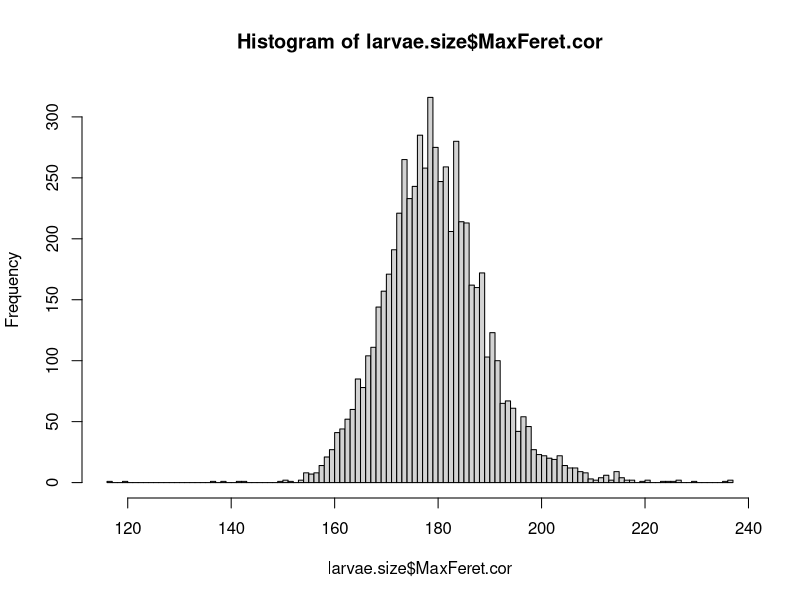
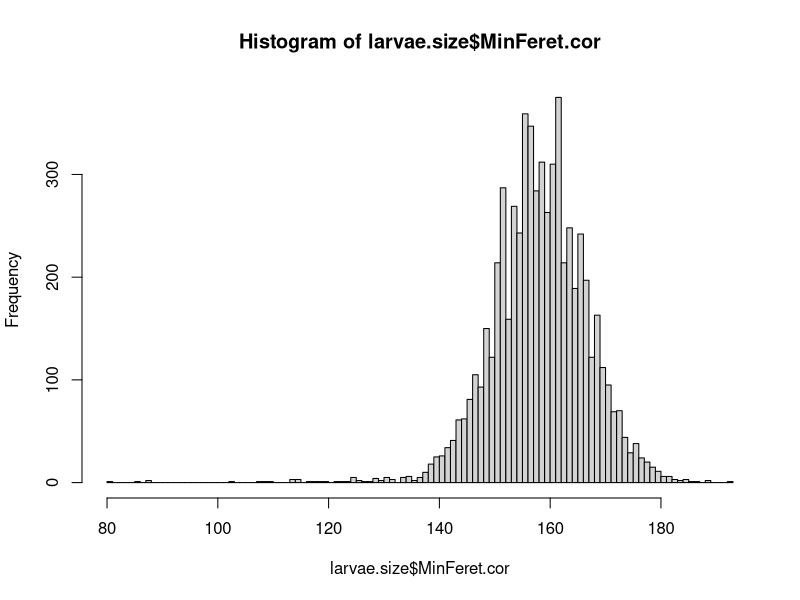
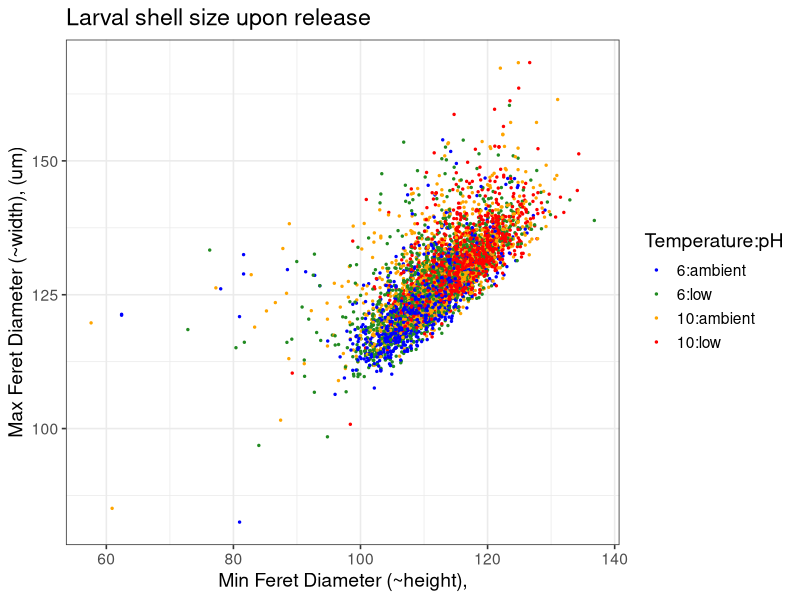
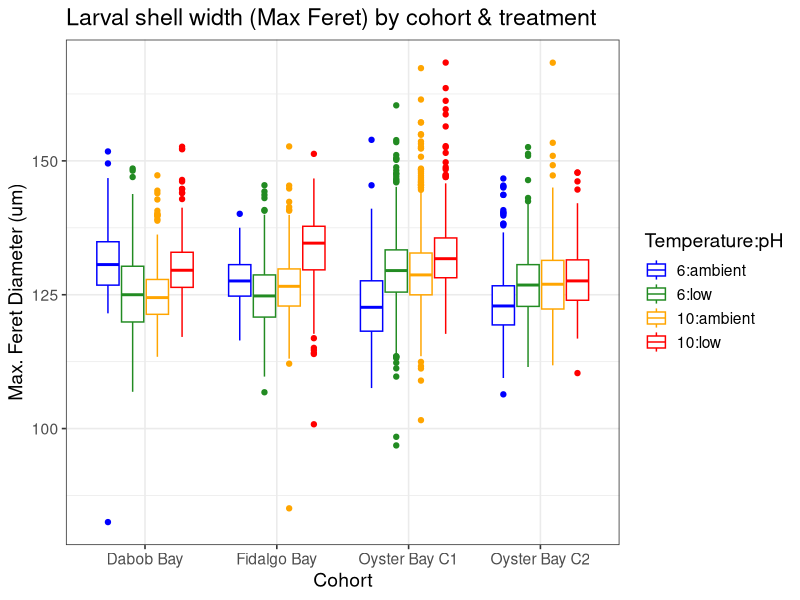
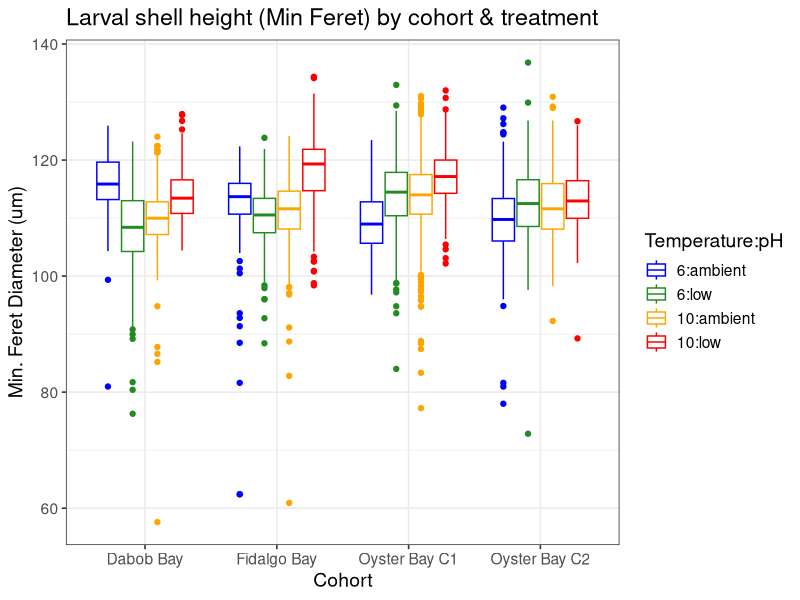
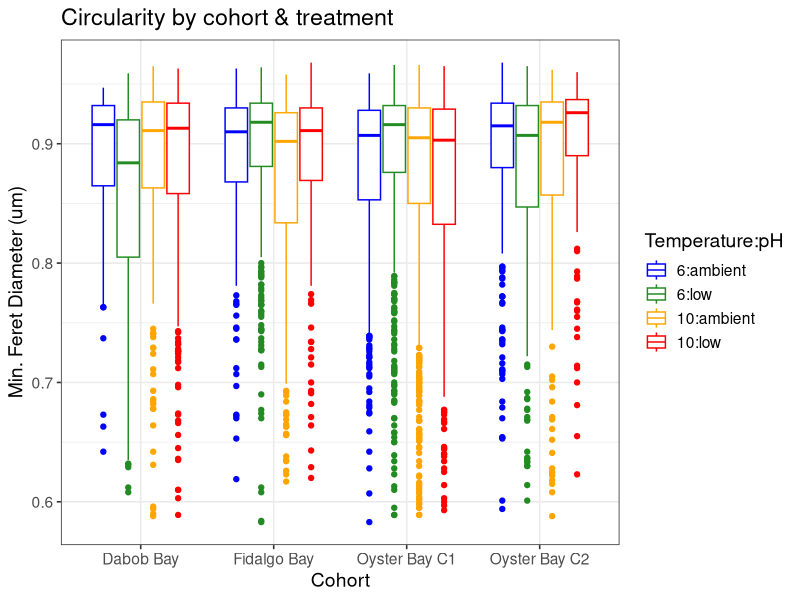
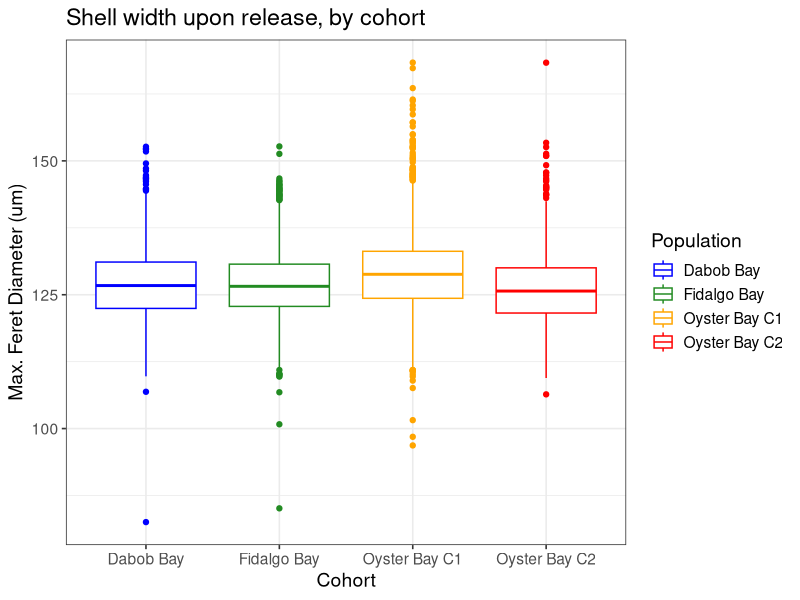
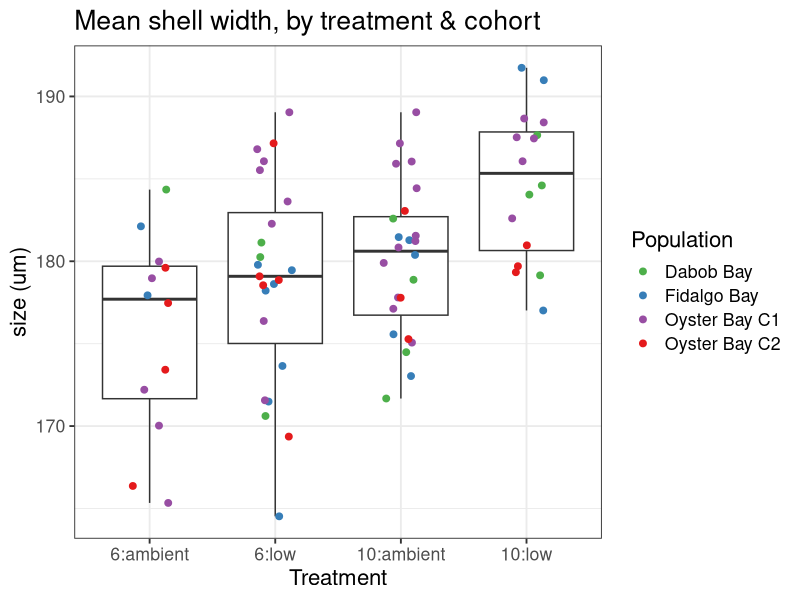

The R script that drew these images, in order:
## ---- chunk 1
knitr::opts_chunk$set(echo = TRUE)
## ---- chunk 2
library(ggplot2)
library(dplyr)
library(car)
library(arm)
library(here)
## ---- chunk 3
larvae.size <- read.csv(here("data", "2019-08_new-larvae-measurements.csv"), header=T, stringsAsFactors = F)
larvae.size[c("Sample", "Population", "Temperature", "pH")] <- lapply(larvae.size[c("Sample", "Population", "Temperature", "pH")], factor)
larvae.size$DateCollected <- as.Date(larvae.size$DateCollected, format = "%m/%d/%y")
## ---- chunk 4
larvae.size$MaxFeret.cor <- larvae.size$MaxFeret*1.405669 
larvae.size$MinFeret.cor <- larvae.size$MinFeret*1.405669 
## ---- chunk 5
summary(larvae.size[c("Length", "Width", "MaxFeret", "MinFeret", "MaxFeret90", "MaxFeret.cor", "MinFeret.cor")]) 
aggregate(MaxFeret.cor ~ Temperature+pH, larvae.size, mean) 
aggregate(MinFeret.cor ~ Temperature+pH, larvae.size, mean)
hist(larvae.size$MaxFeret.cor, breaks = 100)
hist(larvae.size$MinFeret.cor, breaks = 100)
## ---- chunk 6
larvae.size %>%
          group_by(Population, Temperature, pH) %>%
          summarise(count= n_distinct(Sample))
## ---- chunk 7
larvae.size %>%
          group_by(Temperature, pH) %>%
          summarise(count= n_distinct(Sample))
## ---- chunk 8
print(max.min.all <- ggplot(subset(larvae.size, MinFeret.cor>80), aes(x=MinFeret, y=MaxFeret)) + geom_point(size=.5, aes(color=Temperature:pH)) + theme_bw(base_size = 12) + labs(title="Larval shell size upon release", y=("Max Feret Diameter (~width), (um)"), x="Min Feret Diameter (~height),") + theme(text = element_text(size = 14)) + scale_color_manual(values=c("blue", "forestgreen", "orange", "red")))

print(max.all <- ggplot(larvae.size, aes(x=Population, y=MaxFeret)) + geom_boxplot(aes(color=Temperature:pH)) + theme_bw(base_size = 12) + labs(title="Larval shell width (Max Feret) by cohort & treatment", y=("Max. Feret Diameter (um)"), x="Cohort") + theme(text = element_text(size = 14)) + scale_color_manual(values=c("blue", "forestgreen", "orange", "red")))

print(min.all <- ggplot(larvae.size, aes(x=Population, y=MinFeret)) + geom_boxplot(aes(color=Temperature:pH)) + theme_bw(base_size = 12) + labs(title="Larval shell height (Min Feret) by cohort & treatment", y=("Min. Feret Diameter (um)"), x="Cohort") + theme(text = element_text(size = 14)) + scale_color_manual(values=c("blue", "forestgreen", "orange", "red")))

#Check circularity to ensure measurements were not biased by some angled groups of larvae 
print(circ.all <- ggplot(larvae.size, aes(x=Population, y=Circularity)) + geom_boxplot(aes(color=Temperature:pH)) + theme_bw(base_size = 12) + labs(title="Circularity by cohort & treatment", y=("Min. Feret Diameter (um)"), x="Cohort") + theme(text = element_text(size = 14)) + scale_color_manual(values=c("blue", "forestgreen", "orange", "red")))

#Check circularity to ensure measurements were not biased by some angled groups of larvae 
print(cohort.all <- ggplot(larvae.size, aes(x=Population, y=MaxFeret)) + geom_boxplot(aes(color=Population)) + theme_bw(base_size = 12) + labs(title="Shell width upon release, by cohort", y=("Max. Feret Diameter (um)"), x="Cohort") + theme(text = element_text(size = 14)) + scale_color_manual(values=c("blue", "forestgreen", "orange", "red")))
## ---- chunk 9
png("../plots/larval-max-min-all.png")
max.min.all
dev.off()
png("../plots/larval-max-feret-all.png")
max.all
dev.off()
png("../plots/larval-min-feret-all.png")
min.all
dev.off()
## ---- chunk 10
larvae.size.mean <- larvae.size %>%
          group_by(Population, Temperature, pH, Sample) %>%
          summarise(MaxFeret.mean=mean(MaxFeret.cor), MinFeret.mean=mean(MinFeret.cor),
                    Circ.mean=mean(Circularity),  date=median(DateCollected))
## ---- chunk 11
print(max.mean <- ggplot(larvae.size.mean, aes(x=Temperature:pH, y=MaxFeret.mean)) + geom_boxplot() + geom_jitter(width=0.15, size=2, aes(color=Population)) + theme_bw(base_size = 14) + labs(title="Mean shell width, by treatment & cohort", y=("size (um)"), x="Treatment") + theme(text = element_text(size = 16)) + scale_color_manual(values=c("#4daf4a","#377eb8","#984ea3","#e41a1c")))

print(min.mean <- ggplot(larvae.size.mean, aes(x=Temperature:pH, y=MinFeret.mean)) + geom_boxplot() + geom_jitter(width=0.15, size=2, aes(color=Population)) + theme_bw(base_size = 14) + labs(title="Mean shell height, by treatment & cohort", y=("size (um)"), x="Treatment") + theme(text = element_text(size = 16)) + scale_color_manual(values=c("#4daf4a","#377eb8","#984ea3","#e41a1c")))

# quality control check, to ensure larvae were not angled when imaged/measured 
print(circ.mean <- ggplot(larvae.size.mean, aes(x=Temperature:pH, y=Circ.mean)) + geom_boxplot() + geom_jitter(width=0.15, size=2, aes(color=Population)) + theme_bw(base_size = 14) + labs(title="Circularity by treatment & cohort", y=("size (um)"), x="Treatment") + theme(text = element_text(size = 16)) + scale_color_manual(values=c("#4daf4a","#377eb8","#984ea3","#e41a1c")))

print(max.mean.cohort <- ggplot(larvae.size.mean, aes(x=Population, y=MaxFeret.mean, color=Temperature:pH)) + geom_point(shape=8, size=2, position = position_jitterdodge(jitter.width = 0.35)) + geom_boxplot() + theme_bw(base_size = 14) + labs(title="Mean shell width, by treatment & cohort", y=("size (um)"), x="Cohort") + theme(text = element_text(size = 16)) + scale_color_manual(values=c("blue", "forestgreen", "orange", "red")))

print(max.mean.date <- ggplot(larvae.size.mean, aes(x=date, y=MaxFeret.mean)) + geom_jitter(width=0.15, size=2, aes(color=Temperature:pH)) + theme_bw(base_size = 14) + labs(title="Mean shell width, by collection date and treatment", y=("size (um)"), x="Date collected") + theme(text = element_text(size = 16)) + scale_color_manual(values=c("blue", "forestgreen", "orange", "red")))
## ---- chunk 12
png("../plots/larval-max-feret-mean.png")
min.mean
dev.off()
png("../plots/larval-min-feret-mean.png")
max.mean
dev.off()
png("../plots/larval-max-feret-mean-cohort.png")
max.mean.cohort
dev.off()
png("../plots/larval-max-feret-mean-date.png")
max.mean.date
dev.off()
## ---- chunk 13
hist(larvae.size.mean$MaxFeret.mean)
shapiro.test(larvae.size.mean$MaxFeret.mean)
bartlett.test(MaxFeret.mean ~ pH, data=larvae.size.mean)
bartlett.test(MaxFeret.mean ~ Temperature, data=larvae.size.mean)
## ---- chunk 14
anova(lm(MaxFeret.mean ~ Temperature + pH + Temperature:pH, data=larvae.size.mean)) #no interaction. Assess using type II sums of squares, where I look at effects of pH and temperature after controlling for the other factor 
Anova(lm(MaxFeret.mean ~ Temperature*pH, data=larvae.size.mean), type=2) #both sign. 
summary(lm(MaxFeret.mean ~ Temperature+pH, data=larvae.size.mean)) # Fit not great, though 
TukeyHSD(aov(MaxFeret.mean ~ Temperature*pH, data=larvae.size.mean), type=2) #both sign. 

## ---- chunk 15
display(lmer(MaxFeret.mean ~ Temperature*pH + (1|Population), data=larvae.size.mean))
Anova(lmer(MaxFeret.mean ~ Temperature*pH + (1|Population), data=larvae.size.mean), type=2)

display(lmer(MaxFeret.mean ~ Temperature+pH+ (1|Population), data=larvae.size.mean)) 
Anova(lmer(MaxFeret.mean ~ Temperature+pH + (1|Population), data=larvae.size.mean), type=2) #with Pop as random effect and using type II SS, still sign. influence of temp and pH 
## ---- chunk 16
hist(larvae.size.mean$MinFeret.mean)
shapiro.test(larvae.size.mean$MinFeret.mean)
bartlett.test(MinFeret.mean ~ pH, data=larvae.size.mean)
bartlett.test(MinFeret.mean ~ Temperature, data=larvae.size.mean)
anova(lm(MinFeret.mean ~ Temperature + pH + Temperature:pH, data=larvae.size.mean)) #no interaction. Assess using type II sums of squares, where I look at effects of pH and temperature after controlling for the other factor 
Anova(lm(MinFeret.mean ~ Temperature*pH, data=larvae.size.mean), type=2) #both sign. 
summary(lm(MinFeret.mean ~ Temperature+pH, data=larvae.size.mean)) # Fit not great, though 
TukeyHSD(aov(MinFeret.mean ~ Temperature*pH, data=larvae.size.mean), type=2) #both sign. 

## ---- chunk 17
display(lmer(MinFeret.mean ~ Temperature*pH + (1|Population), data=larvae.size.mean))
Anova(lmer(MinFeret.mean ~ Temperature*pH + (1|Population), data=larvae.size.mean), type=2)
display(lmer(MinFeret.mean ~ Temperature+pH+ (1|Population), data=larvae.size.mean)) 
Anova(lmer(MinFeret.mean ~ Temperature+pH + (1|Population), data=larvae.size.mean), type=2) #with Pop as random effect and using type II SS, still sign. influence of temp and pH 

## ---- chunk 18
summary(aov(MinFeret.mean ~ Population, data=larvae.size.mean)) #no 
summary(aov(MaxFeret.mean ~ Population, data=larvae.size.mean)) #no 
## ---- chunk 19
quant2018 <-  as.factor(c(41, 26, 32, 10, 48, 77)) #sample numbers for larvae already sequenced (only n=3 per treat)
quant2018 <- larvae.size[larvae.size$Sample %in% quant2018,]
hist(quant2018$MaxFeret)
shapiro.test(log(quant2018$MaxFeret))
ggplot(quant2018, aes(x=Temperature:pH, y=MaxFeret)) + geom_boxplot() + geom_jitter() + theme_bw(base_size = 14) + labs(title="Larval shell  by treatment", y=("size (um)"), x="Treatment") + theme(text = element_text(size = 16)) 
kruskal.test(quant2018$MaxFeret, g = quant2018$pH) #sign. different - 10-low larger.  
## ---- chunk 20
set.seed(1)
print(min.mean <- ggplot(larvae.size.mean, aes(x=Temperature:pH, y=MinFeret.mean)) + geom_boxplot() + geom_jitter(width=0.2, size=2.5) + theme_bw(base_size = 15) + labs(title="Mean shell height by parental winter treatment", y=("size (um)")) + theme(text = element_text(size = 16), axis.text.x=(element_text(size=15))) + scale_x_discrete(labels=c("6°C\nAmbient pH", "6°C\nLow pH", "10°C\nAmbient pH", "10°C\nLow pH"), name=element_blank()))

set.seed(1)
print(min.mean <- ggplot(larvae.size.mean, aes(x=Temperature:pH, y=MinFeret.mean)) + geom_boxplot() + geom_jitter(width=0.2, size=2.5, aes(color=Population)) + theme_bw(base_size = 15) + labs(title="Mean shell height by parental winter treatment", y=("size (um)")) + theme(text = element_text(size = 16), legend.position = "none", axis.text.x=(element_text(size=15))) + scale_x_discrete(labels=c("6°C\nAmbient pH", "6°C\nLow pH", "10°C\nAmbient pH", "10°C\nLow pH"), name=element_blank()) + scale_color_manual(values=c("#4daf4a","#377eb8","#984ea3","#e41a1c")))
## ---- chunk 21
pdf(here("plots/", "larval-width-WSG.pdf"), width = 6, height = 8)
print(ggplot(larvae.size.mean, aes(x=Temperature:pH, y=MinFeret.mean, fill=Temperature:pH)) + 
          geom_boxplot(width=0.5, position = position_dodge(width = .55)) +
          geom_point(size=2.5, color="gray20", aes(shape=Population, group=Temperature:pH),
                     position=position_jitterdodge(jitter.width = 1.75, jitter.height = .1, dodge.width = 0.5)) +
                    scale_shape_manual(values=c(17, 15, 19, 8)) + 
          scale_fill_manual(values=c('#d1e5f0','#67a9cf','#fddbc7', '#ef8a62'), name="Parental Treatment",
                            label=c("6°C / Ambient", "6°C / High", "10°C / Ambient","10°C / High")) + 
                    theme_bw(base_size = 15) + 
          labs(title="", y=(""), x=("")) + 
          theme(text = element_text(size = 18), axis.text.x=(element_blank()), 
                axis.ticks = element_blank(), panel.grid.minor = element_blank(), 
                panel.grid.major.x = element_blank(), panel.grid.major.y = element_blank(), 
                legend.position = "none") + 
                scale_y_continuous(breaks=scales::pretty_breaks(n = 5), limits=c(min=145,max=173)))
dev.off()
